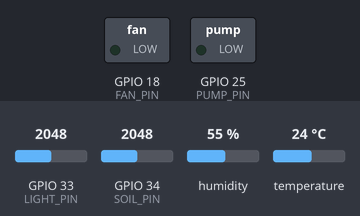
Recording of a sketch running on a simulated ESP32. Shown: switched loads named in the sketch (green lamp = pin HIGH). Inputs (shaded band) come from the test bench; at power-on: temperature 24 °C, GPIO 34 (SOIL_PIN) = 2048, GPIO 33 (LIGHT_PIN) = 2048, humidity 55 %. WiFi joins after 1.5 s; servers stay silent unless stated; uploads are accepted with an empty reply; what the sketch prints to the serial monitor is not drawn.

Above: at 3.2 s.
3.3 s: temperature set to 29.5 °C
9.3 s: temperature set to 30.9 °C
At 13.6 s:
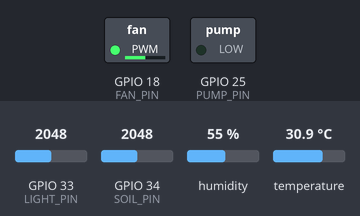
15.3 s: GPIO 34 (SOIL_PIN) set to 3269
21.3 s: GPIO 34 (SOIL_PIN) set to 3360
At 24.4 s:
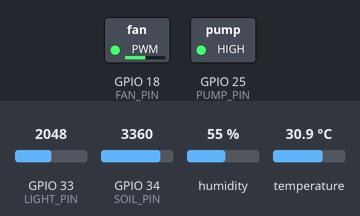
32.2 s: GPIO 34 (SOIL_PIN) set to 2866
38.2 s: temperature set to 34.3 °C
44.2 s: temperature set to 35.6 °C
At 46.2 s:
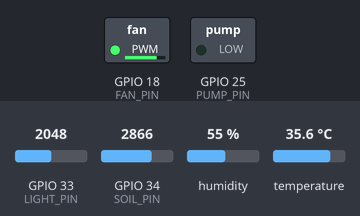
Timing chart, 0 to 47.7 s (numbered marks = the images above; inputs shaded):
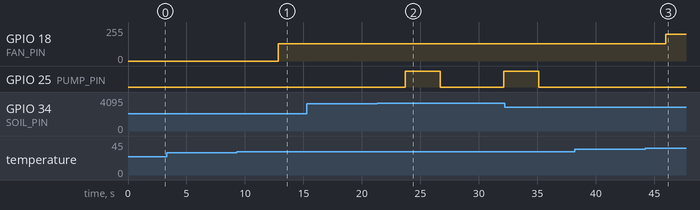

The sketch:

greenhouse_esp32.ino
```cpp
#include <WiFi.h>
#include <HTTPClient.h>
#include <ArduinoJson.h>
#include <DHT.h>
#include <WiFiClientSecure.h>

// WiFi Configuration
const char* ssid = "Manas Phone";
const char* password = "12345667";

// Server URLs
String server = "https://smart-plant-monitor.onrender.com/api/sensor";
String controlUrl = "https://smart-plant-monitor.onrender.com/api/control";

// Pin Definitions
#define DHT_PIN 4
#define DHT_TYPE DHT22
#define SOIL_PIN 34
#define LIGHT_PIN 33
#define PUMP_PIN 25
#define FAN_PIN 18

// Sensor Objects
DHT dht(DHT_PIN, DHT_TYPE);

// Control Variables
bool autoMode = true;
bool manualPumpState = false;
int fanSpeed = 0;

// Sensor Data Structure
struct SensorData {
  float temperature;
  float humidity;
  int soilMoisture;
  int lightLevel;
};

void setup() {
  Serial.begin(115200);

  // Initialize pins
  pinMode(PUMP_PIN, OUTPUT);
  pinMode(FAN_PIN, OUTPUT);
  pinMode(SOIL_PIN, INPUT);
  pinMode(LIGHT_PIN, INPUT);

  // Initialize sensors
  dht.begin();

  // Connect to WiFi
  WiFi.begin(ssid, password);
  while (WiFi.status() != WL_CONNECTED) {
    delay(1000);
    Serial.println("Connecting to WiFi...");
  }
  Serial.println("WiFi Connected!");
  Serial.println("IP Address: " + WiFi.localIP().toString());

  // Initialize outputs to OFF
  digitalWrite(PUMP_PIN, LOW);
  digitalWrite(FAN_PIN, LOW);
}

void loop() {
  // Read sensor data
  SensorData data = readSensors();

  // Smart automation logic
  if (autoMode) {
    runSmartAutomation(data);
  }

  // Send sensor data to server
  sendSensorData(data);

  // Check for manual control commands
  checkControlCommands();

  delay(5000); // Send data every 5 seconds
}

SensorData readSensors() {
  SensorData data;

  // Read DHT22 sensor
  data.temperature = dht.readTemperature();
  data.humidity = dht.readHumidity();

  // Read analog sensors
  int soilRaw = analogRead(SOIL_PIN);
  data.soilMoisture = map(soilRaw, 4095, 1450, 0, 100); // 4095(dry)->0%, 1450(wet)->100%
  data.soilMoisture = constrain(data.soilMoisture, 0, 100); // Ensure 0-100 range
  data.lightLevel = map(analogRead(LIGHT_PIN), 0, 4095, 0, 20000);

  // Print sensor values for debugging
  Serial.printf("Raw ADC: %d, Mapped Soil: %d%%, Temp: %.1f°C, Humidity: %.1f%%, Light: %d lux\n",
                soilRaw, data.soilMoisture, data.temperature, data.humidity, data.lightLevel);

  return data;
}

void runSmartAutomation(SensorData data) {
  // Smart Watering System
  if (data.soilMoisture < 30) {
    Serial.println("🌱 AUTO: Soil moisture low - Starting water pump");
    digitalWrite(PUMP_PIN, HIGH);
    delay(3000); // Water for 3 seconds
    digitalWrite(PUMP_PIN, LOW);
    Serial.println("💧 AUTO: Watering completed");
  }

  // Smart Cooling System
  if (data.temperature > 35) {
    Serial.println("🌡️ AUTO: Temperature high - Starting fan");
    analogWrite(FAN_PIN, 200); // 80% fan speed
  } else if (data.temperature > 30) {
    analogWrite(FAN_PIN, 128); // 50% fan speed
  } else {
    analogWrite(FAN_PIN, 0);   // Fan off
  }

  // Light-based automation (for artificial lighting if needed)
  if (data.lightLevel < 5000) {
    Serial.println("💡 AUTO: Low light detected - Consider grow lights");
  }
}

void sendSensorData(SensorData data) {
  if (WiFi.status() == WL_CONNECTED) {
    WiFiClientSecure *client = new WiFiClientSecure();
    client->setInsecure(); // Skip certificate validation for HTTPS
    HTTPClient https;
    https.begin(*client, server);
    https.addHeader("Content-Type", "application/json");

    // Create JSON document
    DynamicJsonDocument doc(1024);
    doc["temperature"] = data.temperature;
    doc["humidity"] = data.humidity;
    doc["soilMoisture"] = data.soilMoisture; // Send as soilMoisture for backend
    doc["lightLevel"] = data.lightLevel;     // Send as lightLevel for backend

    String jsonString;
    serializeJson(doc, jsonString);

    Serial.print("📤 Sending JSON: ");
    Serial.println(jsonString);

    // Send HTTPS POST request
    int httpCode = https.POST(jsonString);

    Serial.print("🌐 HTTP Response Code: ");
    Serial.println(httpCode);

    String response = https.getString();
    Serial.print("📡 Server Response: ");
    Serial.println(response);

    if (httpCode > 0) {
      Serial.println("✅ Data sent successfully to server");
    } else {
      Serial.print("❌ Failed to send data. Error: ");
      Serial.println(https.errorToString(httpCode));
    }

    Serial.println("🏁 Data send complete");
    https.end();
  }
}

void checkControlCommands() {
  if (WiFi.status() == WL_CONNECTED) {
    WiFiClientSecure *client = new WiFiClientSecure();
    client->setInsecure(); // Skip certificate validation for HTTPS
    HTTPClient https;
    https.begin(*client, controlUrl);
    int httpResponseCode = https.GET();

    Serial.print("🎮 Control Response Code: ");
    Serial.println(httpResponseCode);

    if (httpResponseCode == 200) {
      String payload = https.getString();
      Serial.print("🎮 Control Payload: ");
      Serial.println(payload);

      // Parse JSON response
      DynamicJsonDocument doc(1024);
      DeserializationError error = deserializeJson(doc, payload);

      if (!error) {
        // Manual override controls
        if (doc.containsKey("pump")) {
          manualPumpState = doc["pump"];
          Serial.println("🔧 Manual pump override: " + String(manualPumpState ? "ON" : "OFF"));
          digitalWrite(PUMP_PIN, manualPumpState ? HIGH : LOW);
        }

        if (doc.containsKey("fan")) {
          fanSpeed = doc["fan"];
          Serial.println("🔧 Manual fan override: " + String(fanSpeed) + "%");
          analogWrite(FAN_PIN, map(fanSpeed, 0, 100, 0, 255));
        }

        if (doc.containsKey("autoMode")) {
          autoMode = doc["autoMode"];
          Serial.println("Auto mode: " + String(autoMode ? "ENABLED" : "DISABLED"));
        }
      }
    }

    Serial.println("🎮 Control check complete");
    https.end();
  }
}
```

Measured:
- the behaviour switches between 30 and 30.1 °C on temperature (found by bisection; images 0 and 1)
- the behaviour switches between 3301 and 3302 on GPIO 34 (SOIL_PIN) (found by bisection; images 1 and 2)
- the behaviour switches between 35 and 35.1 °C on temperature (found by bisection; images 2 and 3)
- after the input at 3.3 s, every drawn part: stays the same
- after the input at 9.3 s, GPIO 18 (FAN_PIN): 0/255 → 128/255 after 3.5 s
- after the input at 15.3 s, every drawn part: stays the same
- after the input at 21.3 s, GPIO 25 (PUMP_PIN): LOW → HIGH after 2.4 s, → LOW 3.0 s later, → HIGH 5.4 s later
- after the input at 38.2 s, every drawn part: stays the same
- after the input at 44.2 s, GPIO 18 (FAN_PIN): 128/255 → 200/255 after 1.8 s
